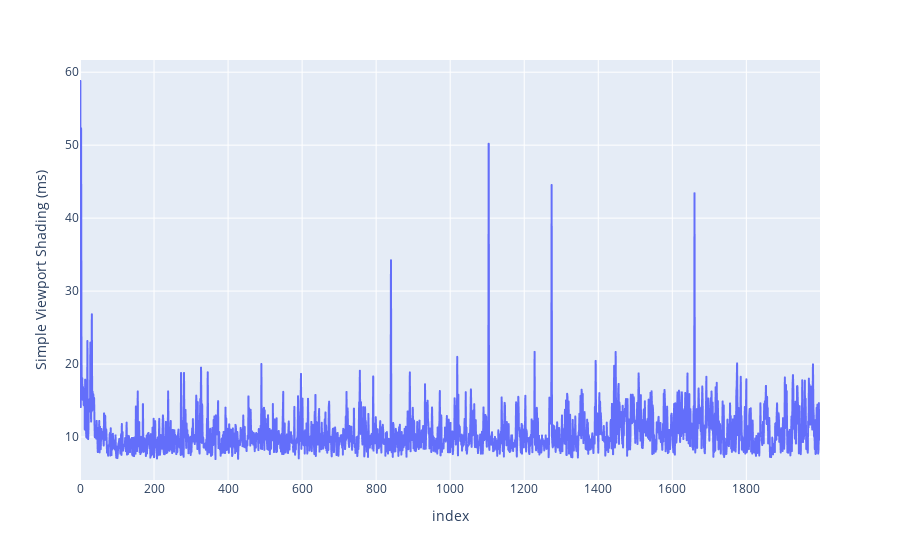

Notebook source saved alongside this figure:
### Code cell
fig = px.line(df, y='Simple Viewport Shading (ms)')
fig.show()

### Figure 1 — Plotly figure (JSON) as saved in the notebook; plotly's stock layout.template omitted (floating-point values rounded to 4 significant figures; data arrays with more than 128 entries replaced by an {"elided": "..."} marker saying what was removed)
{"data": [{"hovertemplate": "index=%{x}<br>Simple Viewport Shading (ms)=%{y}<extra></extra>", "legendgroup": "", "line": {"color": "#636efa", "dash": "solid"}, "marker": {"symbol": "circle"}, "mode": "lines", "name": "", "showlegend": false, "type": "scattergl", "x": {"elided": "2000 int values"}, "xaxis": "x", "y": {"elided": "2000 float values"}, "yaxis": "y"}], "layout": {"legend": {"tracegroupgap": 0}, "margin": {"t": 60}, "xaxis": {"anchor": "y", "domain": [0, 1], "title": {"text": "index"}}, "yaxis": {"anchor": "x", "domain": [0, 1], "title": {"text": "Simple Viewport Shading (ms)"}}}}
